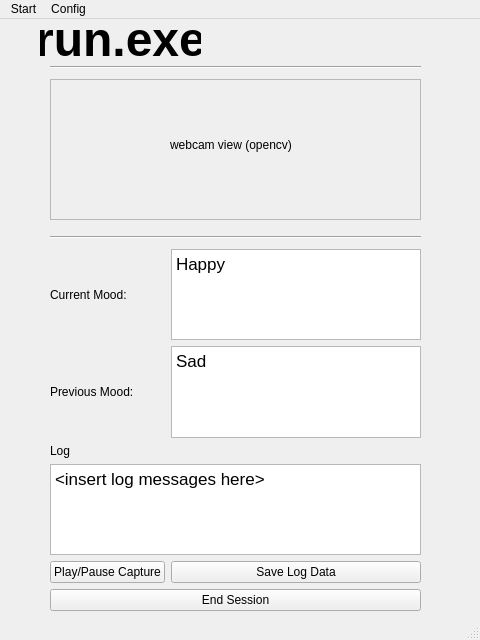
<?xml version="1.0" encoding="UTF-8"?>
<ui version="4.0">
 <class>MainWindow</class>
 <widget class="QMainWindow" name="MainWindow">
  <property name="geometry">
   <rect>
    <x>0</x>
    <y>0</y>
    <width>480</width>
    <height>640</height>
   </rect>
  </property>
  <property name="windowTitle">
   <string>MainWindow</string>
  </property>
  <widget class="QWidget" name="centralwidget">
   <widget class="QFrame" name="frame">
    <property name="geometry">
     <rect>
      <x>50</x>
      <y>60</y>
      <width>371</width>
      <height>141</height>
     </rect>
    </property>
    <property name="frameShape">
     <enum>QFrame::StyledPanel</enum>
    </property>
    <property name="frameShadow">
     <enum>QFrame::Raised</enum>
    </property>
    <widget class="QLabel" name="label">
     <property name="geometry">
      <rect>
       <x>120</x>
       <y>40</y>
       <width>141</width>
       <height>51</height>
      </rect>
     </property>
     <property name="text">
      <string>webcam view (opencv)</string>
     </property>
    </widget>
   </widget>
   <widget class="QWidget" name="gridLayoutWidget">
    <property name="geometry">
     <rect>
      <x>50</x>
      <y>230</y>
      <width>371</width>
      <height>362</height>
     </rect>
    </property>
    <layout class="QGridLayout" name="gridLayout">
     <item row="2" column="0">
      <widget class="QLabel" name="label_2">
       <property name="text">
        <string>Previous Mood:</string>
       </property>
      </widget>
     </item>
     <item row="3" column="0">
      <widget class="QLabel" name="label_4">
       <property name="text">
        <string>Log</string>
       </property>
      </widget>
     </item>
     <item row="0" column="1">
      <widget class="QTextBrowser" name="textBrowser">
       <property name="html">
        <string>&lt;!DOCTYPE HTML PUBLIC &quot;-//W3C//DTD HTML 4.0//EN&quot; &quot;http://www.w3.org/TR/REC-html40/strict.dtd&quot;&gt;
&lt;html&gt;&lt;head&gt;&lt;meta name=&quot;qrichtext&quot; content=&quot;1&quot; /&gt;&lt;style type=&quot;text/css&quot;&gt;
p, li { white-space: pre-wrap; }
&lt;/style&gt;&lt;/head&gt;&lt;body style=&quot; font-family:'.AppleSystemUIFont'; font-size:13pt; font-weight:400; font-style:normal;&quot;&gt;
&lt;p style=&quot; margin-top:0px; margin-bottom:0px; margin-left:0px; margin-right:0px; -qt-block-indent:0; text-indent:0px;&quot;&gt;Happy&lt;/p&gt;&lt;/body&gt;&lt;/html&gt;</string>
       </property>
      </widget>
     </item>
     <item row="0" column="0">
      <widget class="QLabel" name="label_3">
       <property name="text">
        <string>Current Mood:</string>
       </property>
      </widget>
     </item>
     <item row="6" column="0" colspan="2">
      <widget class="QPushButton" name="pushButton_3">
       <property name="text">
        <string>End Session</string>
       </property>
      </widget>
     </item>
     <item row="4" column="0" colspan="2">
      <widget class="QTextBrowser" name="textBrowser_3">
       <property name="html">
        <string>&lt;!DOCTYPE HTML PUBLIC &quot;-//W3C//DTD HTML 4.0//EN&quot; &quot;http://www.w3.org/TR/REC-html40/strict.dtd&quot;&gt;
&lt;html&gt;&lt;head&gt;&lt;meta name=&quot;qrichtext&quot; content=&quot;1&quot; /&gt;&lt;style type=&quot;text/css&quot;&gt;
p, li { white-space: pre-wrap; }
&lt;/style&gt;&lt;/head&gt;&lt;body style=&quot; font-family:'.AppleSystemUIFont'; font-size:13pt; font-weight:400; font-style:normal;&quot;&gt;
&lt;p style=&quot; margin-top:0px; margin-bottom:0px; margin-left:0px; margin-right:0px; -qt-block-indent:0; text-indent:0px;&quot;&gt;&amp;lt;insert log messages here&amp;gt;&lt;/p&gt;&lt;/body&gt;&lt;/html&gt;</string>
       </property>
      </widget>
     </item>
     <item row="5" column="0">
      <widget class="QPushButton" name="pushButton">
       <property name="text">
        <string>Play/Pause Capture</string>
       </property>
      </widget>
     </item>
     <item row="5" column="1">
      <widget class="QPushButton" name="pushButton_2">
       <property name="text">
        <string>Save Log Data</string>
       </property>
      </widget>
     </item>
     <item row="2" column="1">
      <widget class="QTextBrowser" name="textBrowser_2">
       <property name="html">
        <string>&lt;!DOCTYPE HTML PUBLIC &quot;-//W3C//DTD HTML 4.0//EN&quot; &quot;http://www.w3.org/TR/REC-html40/strict.dtd&quot;&gt;
&lt;html&gt;&lt;head&gt;&lt;meta name=&quot;qrichtext&quot; content=&quot;1&quot; /&gt;&lt;style type=&quot;text/css&quot;&gt;
p, li { white-space: pre-wrap; }
&lt;/style&gt;&lt;/head&gt;&lt;body style=&quot; font-family:'.AppleSystemUIFont'; font-size:13pt; font-weight:400; font-style:normal;&quot;&gt;
&lt;p style=&quot; margin-top:0px; margin-bottom:0px; margin-left:0px; margin-right:0px; -qt-block-indent:0; text-indent:0px;&quot;&gt;Sad&lt;/p&gt;&lt;/body&gt;&lt;/html&gt;</string>
       </property>
      </widget>
     </item>
    </layout>
   </widget>
   <widget class="Line" name="line">
    <property name="geometry">
     <rect>
      <x>50</x>
      <y>210</y>
      <width>371</width>
      <height>16</height>
     </rect>
    </property>
    <property name="orientation">
     <enum>Qt::Horizontal</enum>
    </property>
   </widget>
   <widget class="Line" name="line_2">
    <property name="geometry">
     <rect>
      <x>50</x>
      <y>40</y>
      <width>371</width>
      <height>16</height>
     </rect>
    </property>
    <property name="orientation">
     <enum>Qt::Horizontal</enum>
    </property>
   </widget>
   <widget class="QLabel" name="title_text_2">
    <property name="geometry">
     <rect>
      <x>40</x>
      <y>-50</y>
      <width>161</width>
      <height>141</height>
     </rect>
    </property>
    <property name="sizePolicy">
     <sizepolicy hsizetype="Preferred" vsizetype="Minimum">
      <horstretch>0</horstretch>
      <verstretch>0</verstretch>
     </sizepolicy>
    </property>
    <property name="font">
     <font>
      <pointsize>36</pointsize>
      <weight>75</weight>
      <bold>true</bold>
     </font>
    </property>
    <property name="text">
     <string>run.exe</string>
    </property>
    <property name="textFormat">
     <enum>Qt::AutoText</enum>
    </property>
    <property name="alignment">
     <set>Qt::AlignCenter</set>
    </property>
   </widget>
  </widget>
  <widget class="QMenuBar" name="menubar">
   <property name="geometry">
    <rect>
     <x>0</x>
     <y>0</y>
     <width>480</width>
     <height>24</height>
    </rect>
   </property>
   <widget class="QMenu" name="menuStart">
    <property name="title">
     <string>Start</string>
    </property>
    <addaction name="actionRun"/>
    <addaction name="separator"/>
    <addaction name="actionClose"/>
   </widget>
   <widget class="QMenu" name="menuConfig">
    <property name="title">
     <string>Config</string>
    </property>
    <addaction name="actionSettings"/>
    <addaction name="actionTutorial"/>
   </widget>
   <addaction name="menuStart"/>
   <addaction name="menuConfig"/>
  </widget>
  <widget class="QStatusBar" name="statusbar"/>
  <action name="actionRun">
   <property name="text">
    <string>Run</string>
   </property>
  </action>
  <action name="actionClose">
   <property name="text">
    <string>Close</string>
   </property>
  </action>
  <action name="actionSettings">
   <property name="text">
    <string>Settings</string>
   </property>
  </action>
  <action name="actionTutorial">
   <property name="text">
    <string>Tutorial</string>
   </property>
  </action>
 </widget>
 <resources/>
 <connections/>
</ui>
